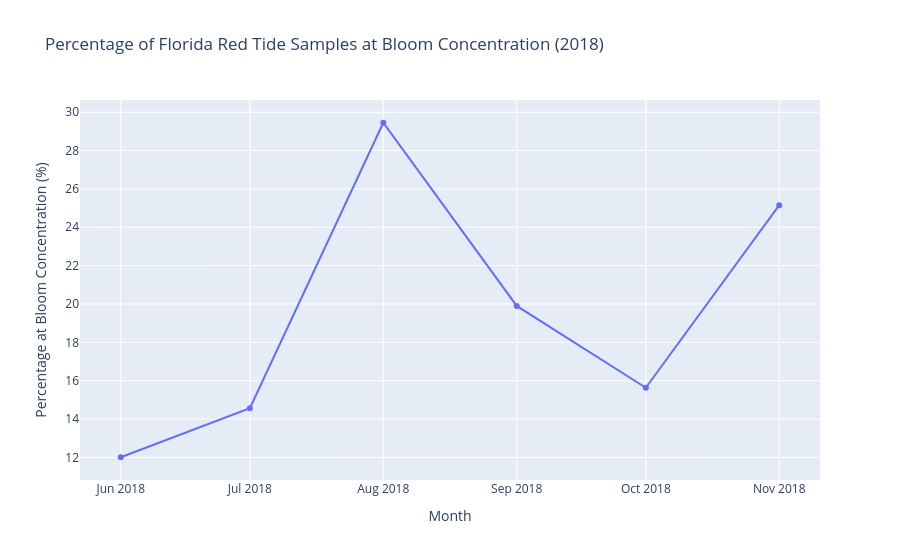

Write notebook code for a chart like this one.
### Markdown cell above
## 11. Plot the monthly percentage at bloom concentration

Use `px.line()` with `monthly_summary` to plot `month` against `percent_bloom`. Show markers and add a question-focused title and readable axis labels.

### Code cell
# Write your code here.
bloom_figure = px.line(
    monthly_summary,
    x='month',
    y='percent_bloom',
    markers=True,
    title='Percentage of Florida Red Tide Samples at Bloom Concentration (2018)',
    labels={
        'month': 'Month',
        'percent_bloom': ('Percentage at Bloom Concentration (%)'
        )
    }
)

bloom_figure.show()

### Figure 1 — Plotly figure (JSON) as saved in the notebook; plotly's stock layout.template omitted (floating-point values rounded to 4 significant figures)
{"data": [{"hovertemplate": "Month=%{x}<br>Percentage at Bloom Concentration (%)=%{y}<extra></extra>", "legendgroup": "", "line": {"color": "#636efa", "dash": "solid"}, "marker": {"symbol": "circle"}, "mode": "lines+markers", "name": "", "orientation": "v", "showlegend": false, "type": "scatter", "x": ["2018-06-01T00:00:00.000000", "2018-07-01T00:00:00.000000", "2018-08-01T00:00:00.000000", "2018-09-01T00:00:00.000000", "2018-10-01T00:00:00.000000", "2018-11-01T00:00:00.000000"], "xaxis": "x", "y": [12.01, 14.57, 29.45, 19.9, 15.63, 25.15], "yaxis": "y"}], "layout": {"legend": {"tracegroupgap": 0}, "title": {"text": "Percentage of Florida Red Tide Samples at Bloom Concentration (2018)"}, "xaxis": {"anchor": "y", "domain": [0, 1], "title": {"text": "Month"}}, "yaxis": {"anchor": "x", "domain": [0, 1], "title": {"text": "Percentage at Bloom Concentration (%)"}}}}
